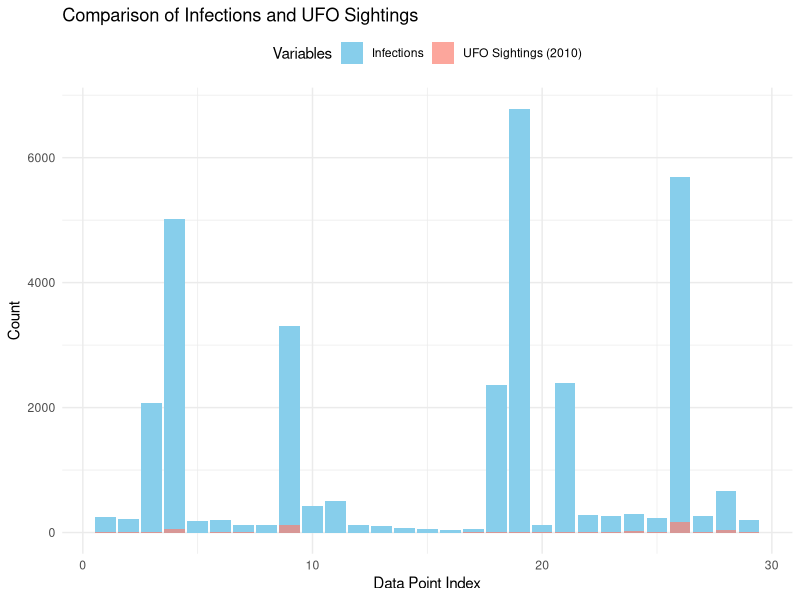
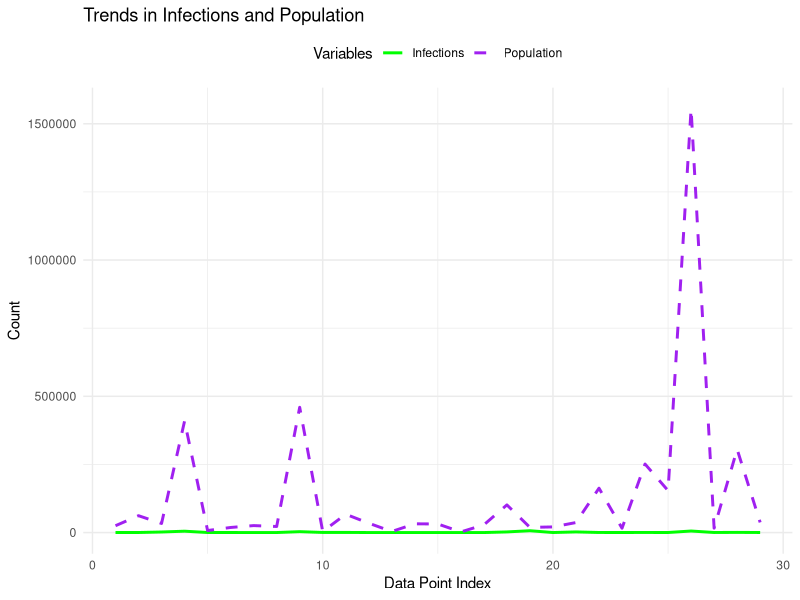
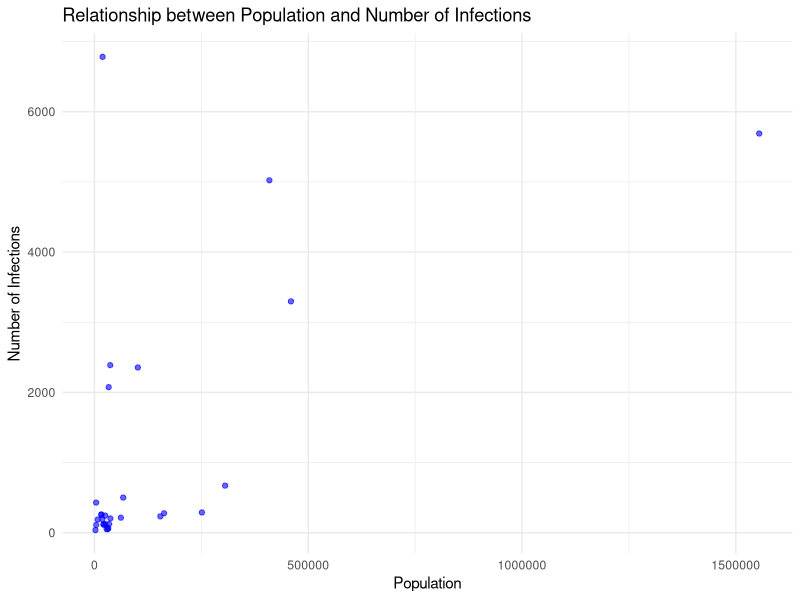
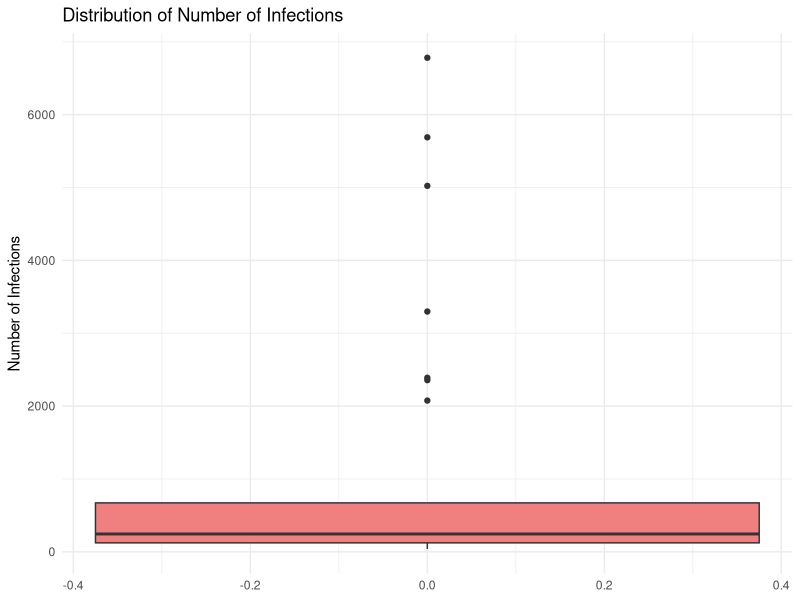
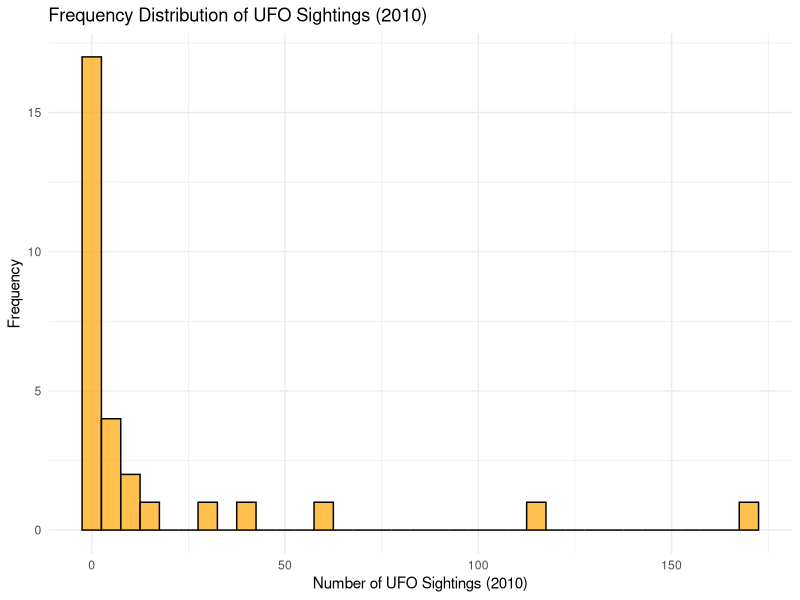
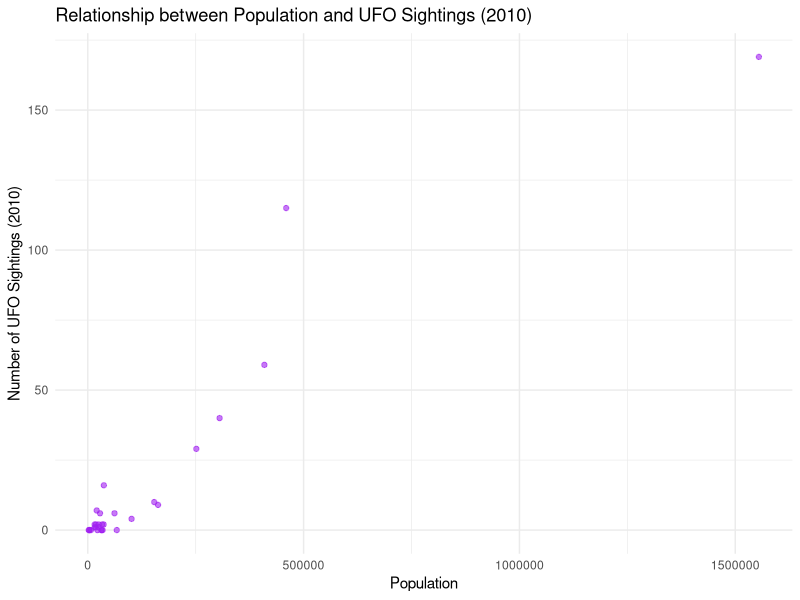
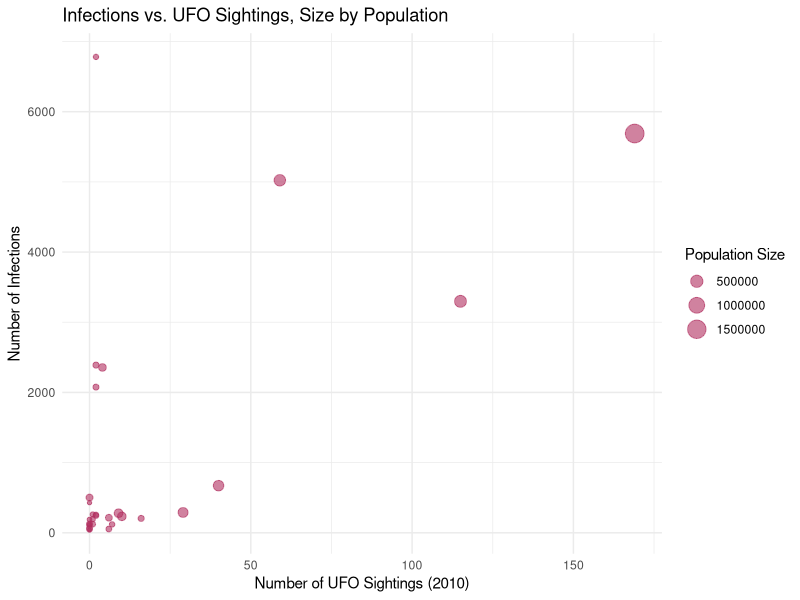
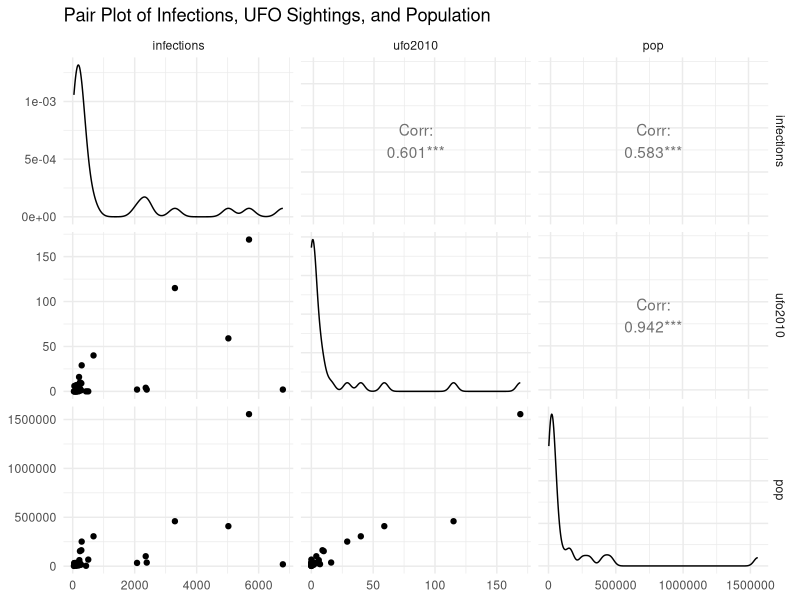

The R source for these figures, in order:
#install.packages("ggplot2")
#install.packages("dplyr")
#install.packages("GGally")

# Infection Data Visualizations in R

# Create the data frame
infections <- c(245, 215, 2076, 5023, 189, 195, 123, 116, 3298, 430, 502, 126, 112, 67, 52, 39, 54, 2356, 6781, 120, 2389, 279, 257, 290, 234, 5689, 261, 672, 205)
ufo2010 <- c(2, 6, 2, 59, 0, 1, 1, 0, 115, 0, 0, 0, 0, 0, 0, 0, 6, 4, 2, 7, 2, 9, 2, 29, 10, 169, 1, 40, 16)
pop <- c(25101, 61912, 33341, 409061, 7481, 18675, 25581, 22286, 459598, 3915, 67197, 34365, 3911, 32122, 31459, 2311, 28350, 101482, 19005, 20679, 36745, 162812, 15927, 251417, 153920, 1554720, 16148, 305455, 37276)

df <- data.frame(infections, ufo2010, pop)

# Load necessary libraries
library(ggplot2)
library(dplyr)

# --- 1. Bar Graph: Comparing Infections and UFO Sightings ---
ggplot(df, aes(x = 1:nrow(df))) +
  geom_bar(aes(y = infections, fill = "Infections"), stat = "identity", position = "dodge") +
  geom_bar(aes(y = ufo2010, fill = "UFO Sightings (2010)"), stat = "identity", position = "dodge", alpha = 0.7) +
  scale_fill_manual("Variables", values = c("Infections" = "skyblue", "UFO Sightings (2010)" = "salmon")) +
  labs(x = "Data Point Index", y = "Count", title = "Comparison of Infections and UFO Sightings") +
  theme_minimal() +
  theme(legend.position = "top")

# Observation: This bar graph compares the number of infections and UFO sightings for each
# data point. The scale of infections is significantly higher than UFO sightings in most cases.
# There are few instances where UFO sightings are non-zero, but their counts are low relative
# to the infection numbers.

# --- 2. Line Chart: Trends in Infections and Population ---
ggplot(df, aes(x = 1:nrow(df))) +
  geom_line(aes(y = infections, color = "Infections"), linewidth = 1) +
  geom_line(aes(y = pop, color = "Population"), linewidth = 1, linetype = "dashed") +
  scale_color_manual("Variables", values = c("Infections" = "green", "Population" = "purple")) +
  labs(x = "Data Point Index", y = "Count", title = "Trends in Infections and Population") +
  theme_minimal() +
  theme(legend.position = "top")

# Observation: This line chart shows the trends of infections and population across the data points.
# The population values are on a much larger scale than infection counts, making it difficult to
# observe detailed changes in infections on the same plot. However, we can see the overall
# fluctuations of both variables.

# --- 3. Scatter Plot: Relationship between Population and Infections ---
ggplot(df, aes(x = pop, y = infections)) +
  geom_point(color = "blue", alpha = 0.6) +
  labs(x = "Population", y = "Number of Infections", title = "Relationship between Population and Number of Infections") +
  theme_minimal()

# Observation: This scatter plot explores the relationship between population size and the number
# of infections. There doesn't appear to be a strong linear correlation. While some high-population
# areas have high infection counts, this is not consistently the case.


# --- 4. Box Plot: Distribution of Infections ---
ggplot(df, aes(y = infections)) +
  geom_boxplot(fill = "lightcoral") +
  labs(y = "Number of Infections", title = "Distribution of Number of Infections") +
  theme_minimal()

# Observation: This box plot summarizes the distribution of the 'infections' variable. It shows the
# median, quartiles, and potential outliers. The plot indicates that the majority of infection
# counts are relatively low, with some higher values identified as outliers.

# --- 5. Histogram: Frequency Distribution of UFO Sightings ---
ggplot(df, aes(x = ufo2010)) +
  geom_histogram(binwidth = 5, fill = "orange", color = "black", alpha = 0.7) +
  labs(x = "Number of UFO Sightings (2010)", y = "Frequency", title = "Frequency Distribution of UFO Sightings (2010)") +
  theme_minimal()

# Observation: This histogram shows the frequency distribution of UFO sightings in 2010. The
# distribution is heavily skewed towards zero, indicating that most data points have very few or
# no reported UFO sightings.

# --- 6. Scatter Plot: Relationship between Population and UFO Sightings ---
ggplot(df, aes(x = pop, y = ufo2010)) +
  geom_point(color = "purple", alpha = 0.6) +
  labs(x = "Population", y = "Number of UFO Sightings (2010)", title = "Relationship between Population and UFO Sightings (2010)") +
  theme_minimal()

# Observation: This scatter plot examines the relationship between population size and the number
# of UFO sightings. There doesn't seem to be a clear linear relationship between these two variables.

# --- 7. Scatter Plot: Infections vs. UFOs with Population Size ---
ggplot(df, aes(x = ufo2010, y = infections, size = pop)) +
  geom_point(alpha = 0.6, color = "maroon") +
  scale_size_continuous(name = "Population Size") +
  labs(x = "Number of UFO Sightings (2010)", y = "Number of Infections", title = "Infections vs. UFO Sightings, Size by Population") +
  theme_minimal()

# Observation: This scatter plot shows the relationship between infections and UFO sightings, with
# the size of each point representing the population size. It helps to visualize if areas with higher
# infections or UFO sightings also tend to have larger populations. No strong pattern is immediately
# apparent.

# --- 9. Pair Plot: Overview of Relationships ---
library(GGally)
ggpairs(df) +
  ggtitle("Pair Plot of Infections, UFO Sightings, and Population") +
  theme_minimal()

# Observation: The pair plot provides a matrix of scatter plots for each pair of variables and
# density plots for the distribution of each individual variable. This gives a quick overview of
# potential linear relationships and the shape of the distributions. The distributions of
# infections and UFO sightings appear skewed, and the scatter plots reiterate the lack of strong
# linear correlations observed in the individual plots.

# --- 8. Bubble Chart: Overview of Relationships ---
# Sort the data by infections
df_sorted <- df %>%
  mutate(index = row_number()) %>%
  arrange(desc(infections))

# Create the bubble chart without the lines
ggplot(df_sorted, aes(x = reorder(index, -infections), y = infections)) +
  geom_point(aes(color = ufo2010), size = 6) +  # Increase the size of the bubbles for better visibility
  scale_color_gradient(low = "lightgreen", high = "red") +
  labs(
    x = "Data Point",
    y = "Infections",
    color = "UFO Sightings",
    title = "Bubble Chart: Infections Ranked with UFO Sightings Color"
  ) +
  theme_minimal() +
  theme(axis.text.x = element_blank(), axis.ticks.x = element_blank())  # Hide x-axis labels for better visuals

# Observation: The bubble chart reveals that the highest UFO sightings occur in the higher mid-range
# infection areas (3,500-6,000 cases), shown by deep red points. However, the very highest infection
# point (6,781 cases) shows only moderate UFO activity, demonstrating that extreme infection levels 
# don't consistently correlate with increased UFO reports. This aligns with the pair plot's finding of
# weak overall correlation between these variables.

